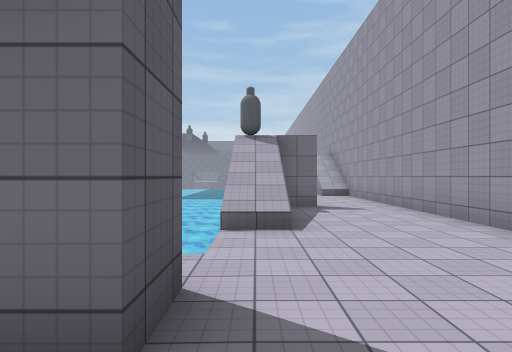
View 1 (above)

20 first-person views from a walk through a Unity game level. The camera is 1.5 m above the floor, looks level and sees 75° across. The floor is counted in squares, 2 m on a side. Each view is taken from the middle of a square. On the plan, view 1 faces up. The plan holds only what a view shows up to about 11 squares ahead; the rest is blank. The place goes on beyond the plan. The player character is not drawn. Surface patterns are stand-ins for the level's own textures.

View 2
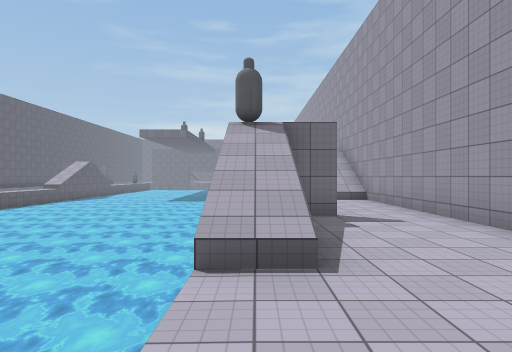

View 3
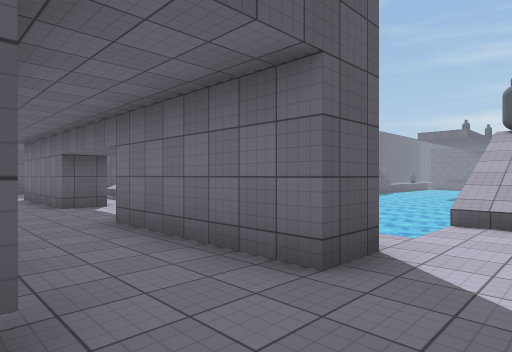

View 4
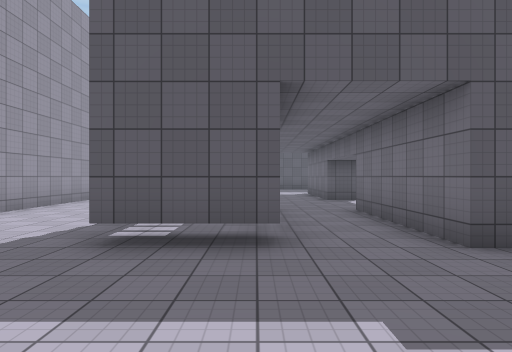

View 5
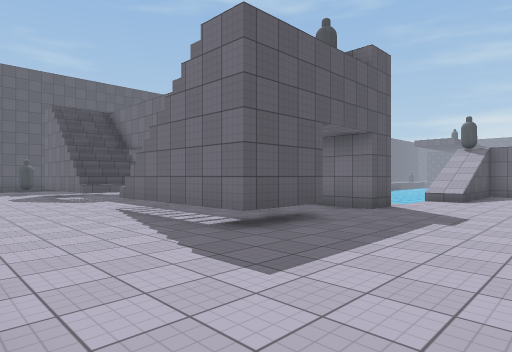

View 6
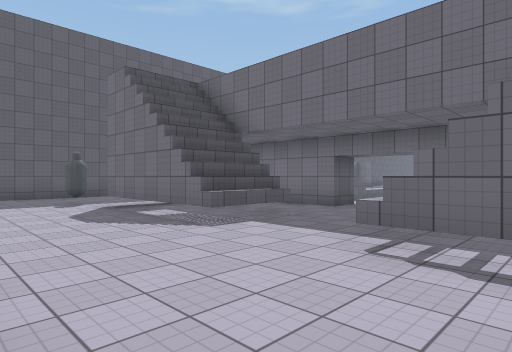

View 7
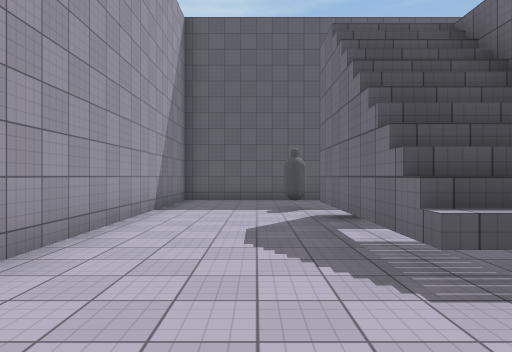

View 8
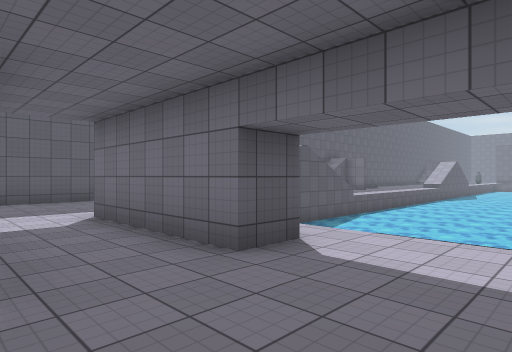

View 9
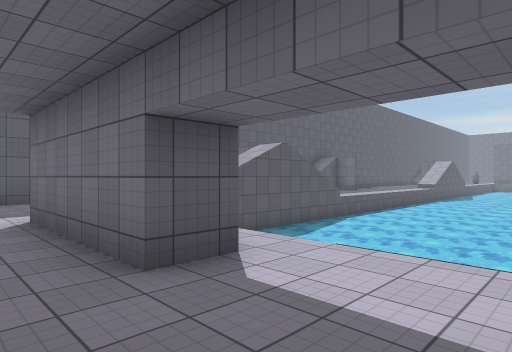

View 10
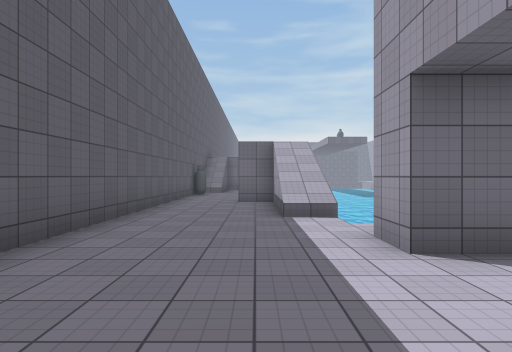

View 11
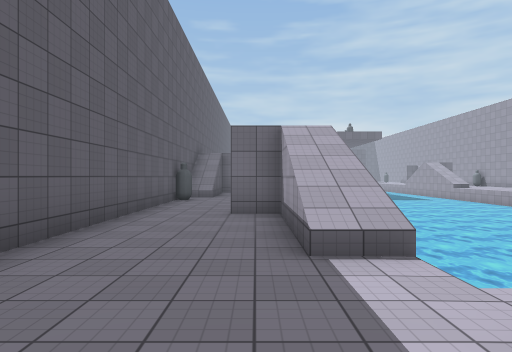

View 12
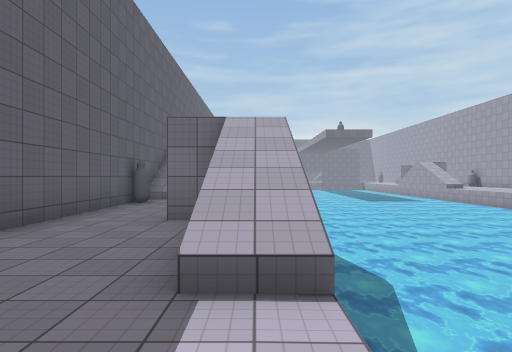

View 13
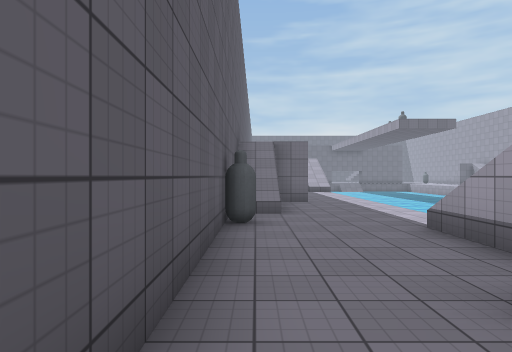

View 14
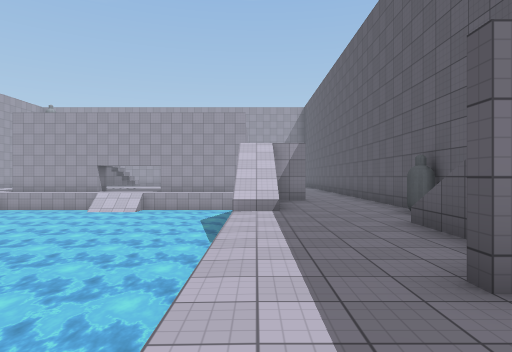

View 15
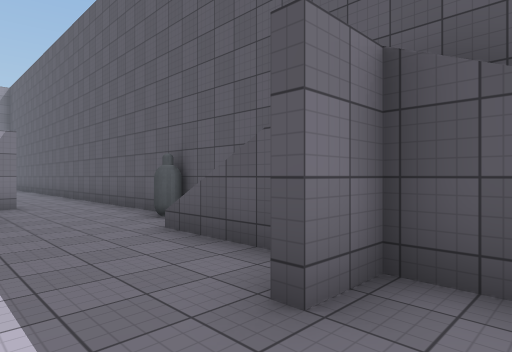

View 16
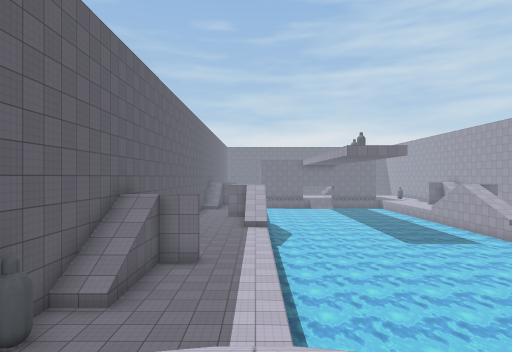

View 17
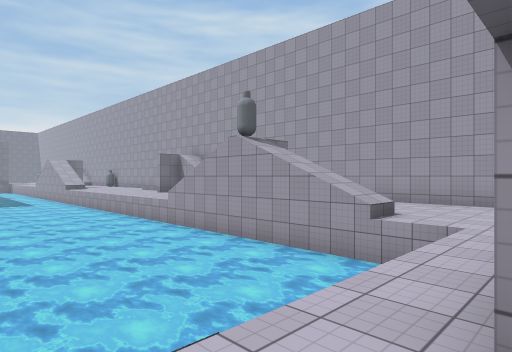

View 18
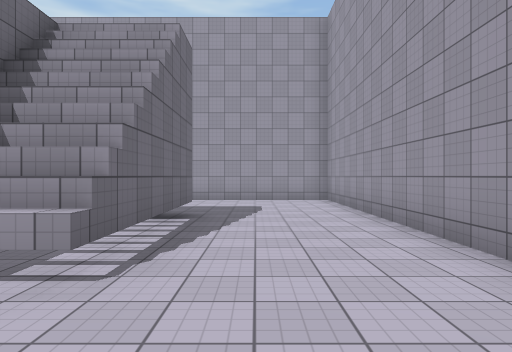

View 19
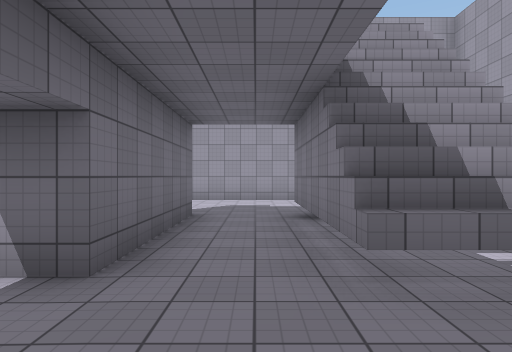

View 20
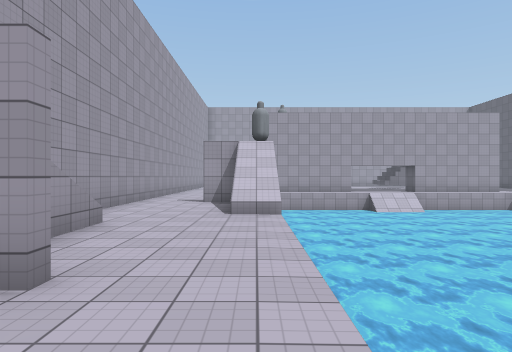

### Floor plan
Key: @ floor where view 1 was taken; # wall or solid block; . main floor; : floor 0.75 m higher than the main floor; + floor 1.75 m higher than the main floor; * floor 2.5 m higher than the main floor; / step, stairs or slope; ≈ water the walk keeps out of; v drop or lower ground; O other object.
Columns run from 16 left of view 1 to 4 right of it. Each row starts with its distance up from view 1.
 18 #/...≈≈≈≈≈≈≈≈   .
 17 #/...≈≈≈≈≈≈≈≈   ..
 16 #//..≈≈≈≈≈≈≈    ..#
 15 #/...≈≈≈≈≈≈ ≈≈≈≈...
 14 #/...≈≈≈≈≈≈ ≈≈≈≈...
 13 #/...≈≈≈≈≈≈≈≈≈≈≈.../#
 12 #....≈≈≈≈≈≈≈≈≈≈≈....#
 11 #O../≈≈≈≈≈≈≈≈≈≈≈/...#
 10 #.../≈≈≈≈≈≈≈≈≈≈≈/...#
  9 #.../≈≈≈≈≈≈≈vvvv/...#
  8 #..//vvvv≈≈≈vvvvO...#
  7 #.../vvv≈≈≈≈≈vvv*...#
  6 #.../≈≈≈  ≈≈≈≈≈≈+...#
  5 #.../≈≈≈   ≈≈≈≈≈:...#
  4 #.../       ≈≈≈≈....#
  3 #..... .............#
  2 #....####...####....#
  1 #...................#
  0 #...............@...#
 -1 # ...   #...####....#
 -2 #....####...####....#
 -3 #...O#..............#
 -4 #...................#
 -5 #...................#
 -6 #...................#
 -7 #####################

Where each view was taken, in squares from view 1:
view 1: 0 up, 0 right, facing up
view 2: 2 up, 0 right, facing up
view 3: 1 down, 1 right, facing up-left
view 4: 1 down, 3 right, facing left
view 5: 6 down, 3 right, facing up-left
view 6: 6 down, 3 left, facing up-left
view 7: 4 down, 5 left, facing left
view 8: 1 down, 5 left, facing up-left
view 9: 0 up, 5 left, facing up-left
view 10: 2 down, 13 left, facing up
view 11: 1 up, 13 left, facing up
view 12: 2 up, 12 left, facing up
view 13: 6 up, 15 left, facing up
view 14: 18 up, 12 left, facing down
view 15: 17 up, 12 left, facing down-left
view 16: 7 up, 12 left, facing up
view 17: 2 up, 6 left, facing up-right
view 18: 4 down, 7 left, facing right
view 19: 0 up, 7 left, facing right
view 20: 18 up, 0 right, facing down
